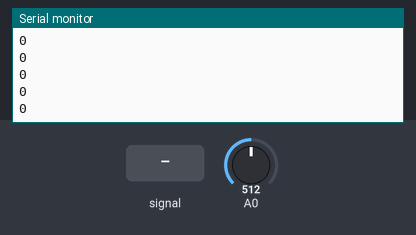
Recording of a sketch running on a simulated Arduino Uno, built with avr-gcc and run on an emulated ATmega328P. Parts: the last lines printed to the serial monitor. Inputs (shaded band) come from the test bench; at power-on: A0 = 512.

Above: at 1.2 s.
1.3 s: A0 fed a 200 Hz sine of ±81 counts around its level
At 1.32 s:
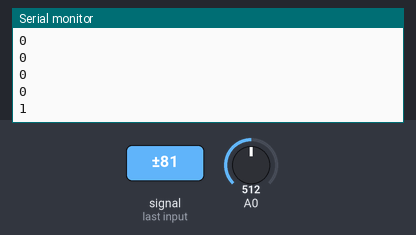
2.8 s: A0 set to 716
At 2.86 s:
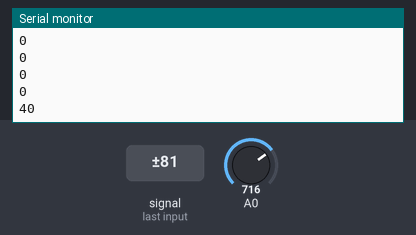
4.3 s: A0 fed a 1000 Hz sine of ±255 counts around its level
At 4.33 s:
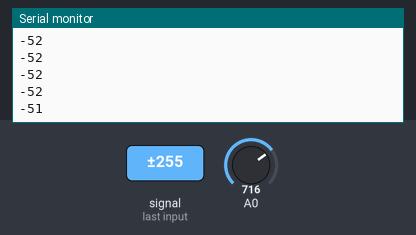
5.8 s: A0 set to 900
At 5.81 s:
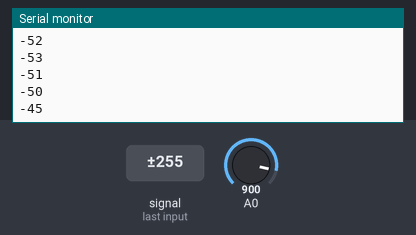
Timing chart, 0 to 8.3 s (numbered marks = the images above; inputs shaded):
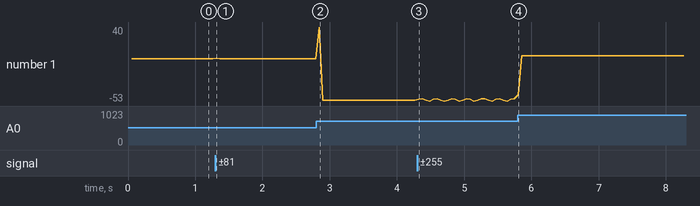

The sketch:

heartmonitor.ino
```cpp
const int sum = 512;

void setup() {
//  57600
  Serial.begin(9600);
}

void loop() {
  int avg = 0;
  for (int i = 0; i < sum; i++) {
    avg += analogRead(A0);
  }
  Serial.println(avg / sum);
  //  delay(5);
}
```

Measured:
- after the input at 1.3 s, the serial monitor: prints a new line at once (image 1)
- after the input at 2.8 s, the serial monitor: prints a new line after 0.05 s (image 2)
- after the input at 4.3 s, the serial monitor: prints a new line at once (image 3)
- after the input at 5.8 s, the serial monitor: prints a new line at once (image 4)
- plotted number 1: 0 → -52 after the input at 2.8 s, -52 → -50 after the input at 4.3 s, -50 → 4 after the input at 5.8 s
